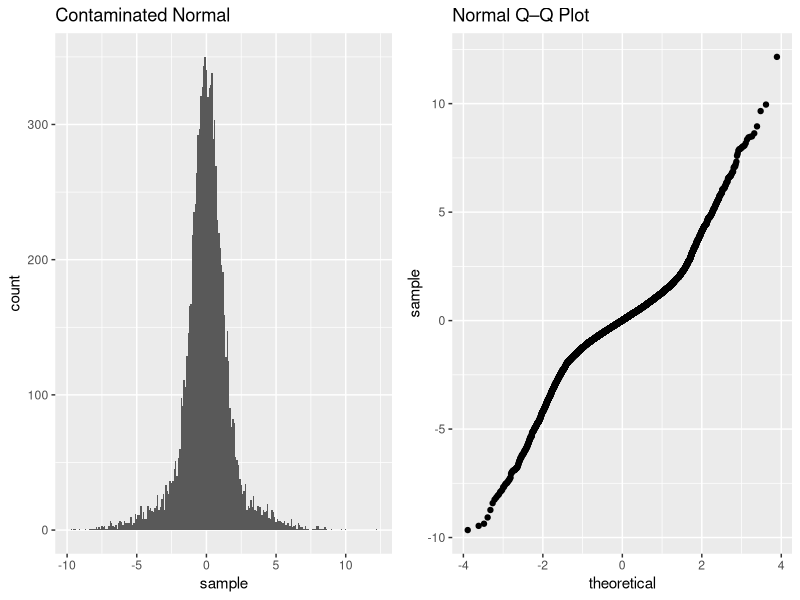

This figure's R source:
## ---- chunk 1
knitr::opts_chunk$set(echo = FALSE)
set.seed(1234)
## ---- chunk 2
n1 = 42
n2 = 50
trails = 10
x = round(rt(11,5)*trails+n1,1)
y = round(rt(9,5)*trails+n2,1)
sort(x)
sort(y)
## ---- chunk 3
wilcox.test(y,x,conf.int=TRUE)
## ---- chunk 4
n = 10000
sigmaC = 3
epsilon = 0.25
sample = c(rnorm((1-epsilon)*n,0,1),rnorm(epsilon*n,0,sigmaC))
## ---- chunk 5
library(gridExtra)
library(ggplot2)
df = data.frame(sample=sample)
p1 = ggplot(df, aes(sample)) + geom_histogram(binwidth = 0.1) + ggtitle("Contaminated Normal")
p2 = ggplot(df, aes(sample = sample)) + stat_qq() + ggtitle("Normal Q–Q Plot")
grid.arrange(p1, p2, ncol=2)
## ---- chunk 6
epsilon = c(0.00,0.01,0.02,0.03,0.05,0.10,0.15,0.25)
ARE = c(0.955,1.009,1.060,1.108,1.196,1.373,1.497,1.616)
con = rbind(epsilon,ARE)
rownames(con) = c("epsilon","ARE(Hodges–Lehmann,LS)")
con
